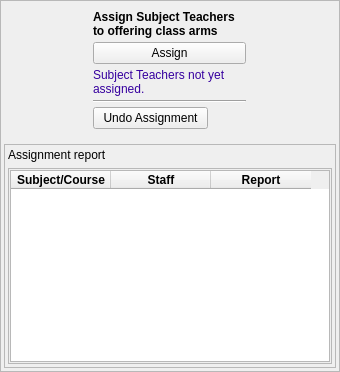
                <widget class="QFrame" name="frame_10">
                 <property name="minimumSize">
                  <size>
                   <width>340</width>
                   <height>0</height>
                  </size>
                 </property>
                 <property name="maximumSize">
                  <size>
                   <width>165</width>
                   <height>16777215</height>
                  </size>
                 </property>
                 <property name="frameShape">
                  <enum>QFrame::StyledPanel</enum>
                 </property>
                 <property name="frameShadow">
                  <enum>QFrame::Raised</enum>
                 </property>
                 <layout class="QVBoxLayout" name="verticalLayout_63">
                  <property name="spacing">
                   <number>10</number>
                  </property>
                  <property name="leftMargin">
                   <number>3</number>
                  </property>
                  <property name="topMargin">
                   <number>3</number>
                  </property>
                  <property name="rightMargin">
                   <number>3</number>
                  </property>
                  <property name="bottomMargin">
                   <number>3</number>
                  </property>
                  <item alignment="Qt::AlignHCenter">
                   <widget class="QFrame" name="frame_2">
                    <property name="minimumSize">
                     <size>
                      <width>165</width>
                      <height>130</height>
                     </size>
                    </property>
                    <property name="maximumSize">
                     <size>
                      <width>165</width>
                      <height>130</height>
                     </size>
                    </property>
                    <layout class="QVBoxLayout" name="verticalLayout_22">
                     <property name="spacing">
                      <number>4</number>
                     </property>
                     <property name="leftMargin">
                      <number>6</number>
                     </property>
                     <property name="topMargin">
                      <number>6</number>
                     </property>
                     <property name="rightMargin">
                      <number>6</number>
                     </property>
                     <property name="bottomMargin">
                      <number>6</number>
                     </property>
                     <item>
                      <widget class="QLabel" name="label_132">
                       <property name="maximumSize">
                        <size>
                         <width>16777215</width>
                         <height>16777215</height>
                        </size>
                       </property>
                       <property name="font">
                        <font>
                         <weight>75</weight>
                         <bold>true</bold>
                        </font>
                       </property>
                       <property name="text">
                        <string>Assign Subject Teachers to offering class arms</string>
                       </property>
                       <property name="wordWrap">
                        <bool>true</bool>
                       </property>
                      </widget>
                     </item>
                     <item>
                      <widget class="QPushButton" name="auto_assign_btn">
                       <property name="text">
                        <string>Assign</string>
                       </property>
                      </widget>
                     </item>
                     <item>
                      <widget class="QLabel" name="assign_marker_label">
                       <property name="styleSheet">
                        <string notr="true">color:#36009f;</string>
                       </property>
                       <property name="text">
                        <string>Subject Teachers not yet assigned.</string>
                       </property>
                       <property name="wordWrap">
                        <bool>true</bool>
                       </property>
                      </widget>
                     </item>
                     <item>
                      <widget class="Line" name="line_9">
                       <property name="orientation">
                        <enum>Qt::Horizontal</enum>
                       </property>
                      </widget>
                     </item>
                     <item>
                      <widget class="QPushButton" name="undo_assign_btn">
                       <property name="maximumSize">
                        <size>
                         <width>115</width>
                         <height>16777215</height>
                        </size>
                       </property>
                       <property name="text">
                        <string>Undo Assignment</string>
                       </property>
                      </widget>
                     </item>
                    </layout>
                   </widget>
                  </item>
                  <item>
                   <widget class="QFrame" name="frame_57">
                    <property name="frameShape">
                     <enum>QFrame::StyledPanel</enum>
                    </property>
                    <property name="frameShadow">
                     <enum>QFrame::Raised</enum>
                    </property>
                    <layout class="QVBoxLayout" name="verticalLayout_21">
                     <property name="leftMargin">
                      <number>3</number>
                     </property>
                     <property name="topMargin">
                      <number>3</number>
                     </property>
                     <property name="rightMargin">
                      <number>3</number>
                     </property>
                     <property name="bottomMargin">
                      <number>3</number>
                     </property>
                     <item>
                      <widget class="QLabel" name="label_18">
                       <property name="sizePolicy">
                        <sizepolicy hsizetype="Preferred" vsizetype="Fixed">
                         <horstretch>0</horstretch>
                         <verstretch>0</verstretch>
                        </sizepolicy>
                       </property>
                       <property name="text">
                        <string>Assignment report</string>
                       </property>
                      </widget>
                     </item>
                     <item>
                      <widget class="QFrame" name="frame_63">
                       <property name="frameShape">
                        <enum>QFrame::StyledPanel</enum>
                       </property>
                       <property name="frameShadow">
                        <enum>QFrame::Raised</enum>
                       </property>
                       <layout class="QVBoxLayout" name="verticalLayout_89">
                        <property name="leftMargin">
                         <number>1</number>
                        </property>
                        <property name="topMargin">
                         <number>1</number>
                        </property>
                        <property name="rightMargin">
                         <number>1</number>
                        </property>
                        <property name="bottomMargin">
                         <number>1</number>
                        </property>
                        <item>
                         <widget class="QTableWidget" name="teachers_enough_table">
                          <column>
                           <property name="text">
                            <string>Subject/Course</string>
                           </property>
                           <property name="font">
                            <font>
                             <weight>75</weight>
                             <bold>true</bold>
                            </font>
                           </property>
                          </column>
                          <column>
                           <property name="text">
                            <string>Staff</string>
                           </property>
                           <property name="font">
                            <font>
                             <weight>75</weight>
                             <bold>true</bold>
                            </font>
                           </property>
                          </column>
                          <column>
                           <property name="text">
                            <string>Report</string>
                           </property>
                           <property name="font">
                            <font>
                             <weight>75</weight>
                             <bold>true</bold>
                            </font>
                           </property>
                          </column>
                         </widget>
                        </item>
                       </layout>
                      </widget>
                     </item>
                    </layout>
                   </widget>
                  </item>
                 </layout>
                </widget>
